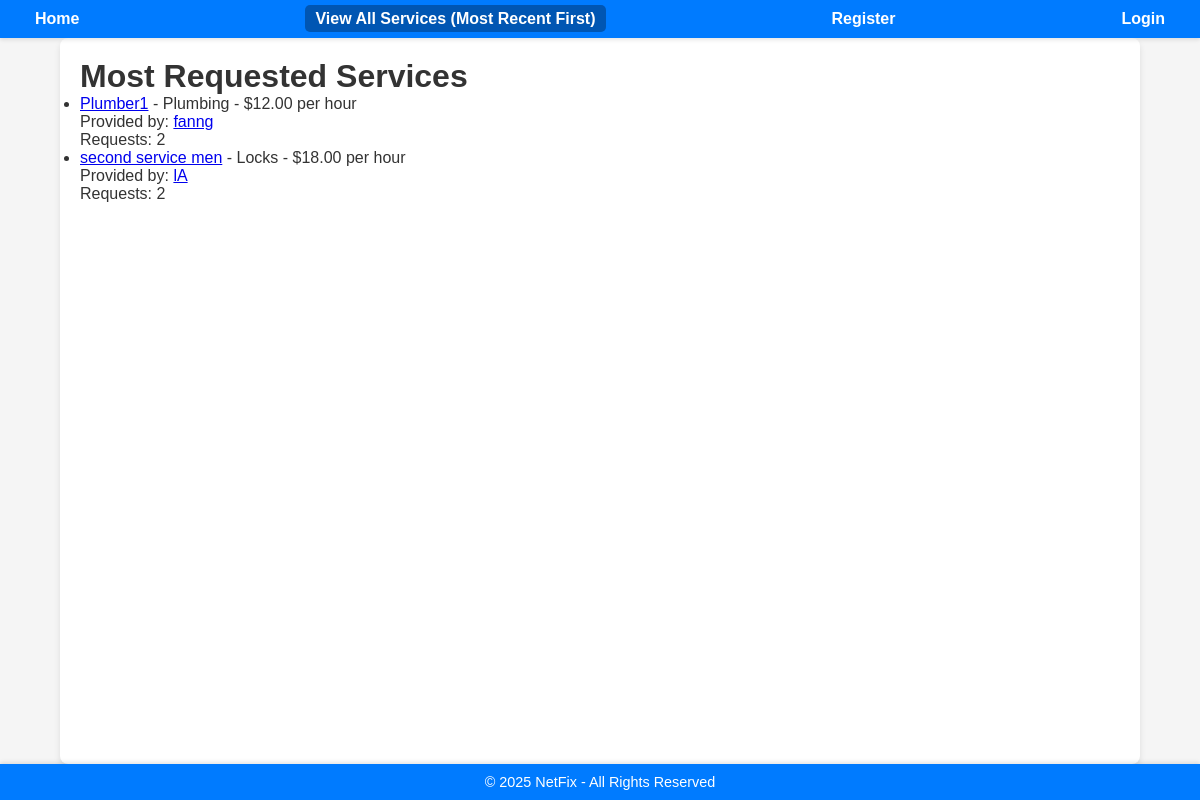
Screenshot of /services/most_requested/ with the database file from the repository.
### services/models.py (models this page shows, shortened)
class Service(models.Model):
    FIELD_CHOICES = (
        ('Air Conditioner', 'Air Conditioner'),
        ('Carpentry', 'Carpentry'),
        ('Electricity', 'Electricity'),
        ('Gardening', 'Gardening'),
        ('Home Machines', 'Home Machines'),
        ('Housekeeping', 'Housekeeping'),
        ('Interior Design', 'Interior Design'),
        ('Locks', 'Locks'),
        ('Painting', 'Painting'),
        ('Plumbing', 'Plumbing'),
        ('Water Heaters', 'Water Heaters'),
    )
    company = models.ForeignKey(Company, on_delete=models.CASCADE)
    name = models.CharField(max_length=40)
    description = models.TextField()
    price_hour = models.DecimalField(decimal_places=2, max_digits=5, validators=[MinValueValidator(0.00)])
    rating = models.IntegerField(validators=[MinValueValidator(0), MaxValueValidator(5)], default=0)
    field = models.CharField(max_length=30, choices=FIELD_CHOICES)
    date_created = models.DateTimeField(auto_now_add=True)

### users/models.py (models this page shows, shortened)
class Company(models.Model):
    FIELD_CHOICES = (
        ('Air Conditioner', 'Air Conditioner'),
        ('All in One', 'All in One'),
        ('Carpentry', 'Carpentry'),
        ('Electricity', 'Electricity'),
        ('Gardening', 'Gardening'),
        ('Home Machines', 'Home Machines'),
        ('Housekeeping', 'Housekeeping'),
        ('Interior Design', 'Interior Design'),
        ('Locks', 'Locks'),
        ('Painting', 'Painting'),
        ('Plumbing', 'Plumbing'),
        ('Water Heaters', 'Water Heaters'),
    )
    user = models.OneToOneField(User, on_delete=models.CASCADE, primary_key=True)
    name = models.CharField(max_length=100, default='unknown')
    field = models.CharField(max_length=70, choices=FIELD_CHOICES, blank=False, null=False)
    rating = models.IntegerField(validators=[MaxValueValidator(5), MinValueValidator(0)], default=0)
    profile_image = models.ImageField(upload_to='company_images/', blank=True, null=True)

class User(AbstractUser):
    is_company = models.BooleanField(default=False)
    is_customer = models.BooleanField(default=False)
    email = models.EmailField(unique=True)  # Ensure email is unique and correctly set up

### services/views.py (the view)
# urls.py: path('most_requested/', v.most_requested_services, name='most_requested_services'),
def most_requested_services(request):
    services = Service.objects.annotate(request_count=Count('servicerequest')).filter(request_count__gt=0).order_by('-request_count')[:10]
    return render(request, 'services/most_requested_services.html', {'services': services})

### services/templates/services/most_requested_services.html (shortened to what this page needs)
{% extends 'main/base.html' %}
{% block content %}
    <h1>Most Requested Services</h1>
    <ul>
        {% for service in services %}
            <li>
                <a href="{% url 'services:service_detail' service.id %}">{{ service.name }}</a>
                - {{ service.field }} - ${{ service.price_hour }} per hour
                <br>
                Provided by: <a href="{% url 'users:company_profile' username=service.company.user.username %}">{{ service.company.user.username }}</a>
                <br>
                Requests: {{ service.request_count }}
            </li>
        {% endfor %}
    </ul>
{% endblock %}

### static/home/base.css (style rules this page uses)
* { margin: 0; padding: 0; box-sizing: border-box; }
body { font-family: Arial, sans-serif; display: flex; flex-direction: column; min-height: 100vh; background-color: #f9f9f9; color: #333; }

### static/home/navbar.css (style rules this page uses)
body { margin: 0; font-family: Arial, sans-serif; background-color: #f5f5f5; }

### rows the page displays
Service: name "Plumber1", field "Plumbing", price_hour "12.00", company.user.username "fanng", request_count "2"
Service: name "second service men", field "Locks", price_hour "18.00", company.user.username "lA", request_count "2"
